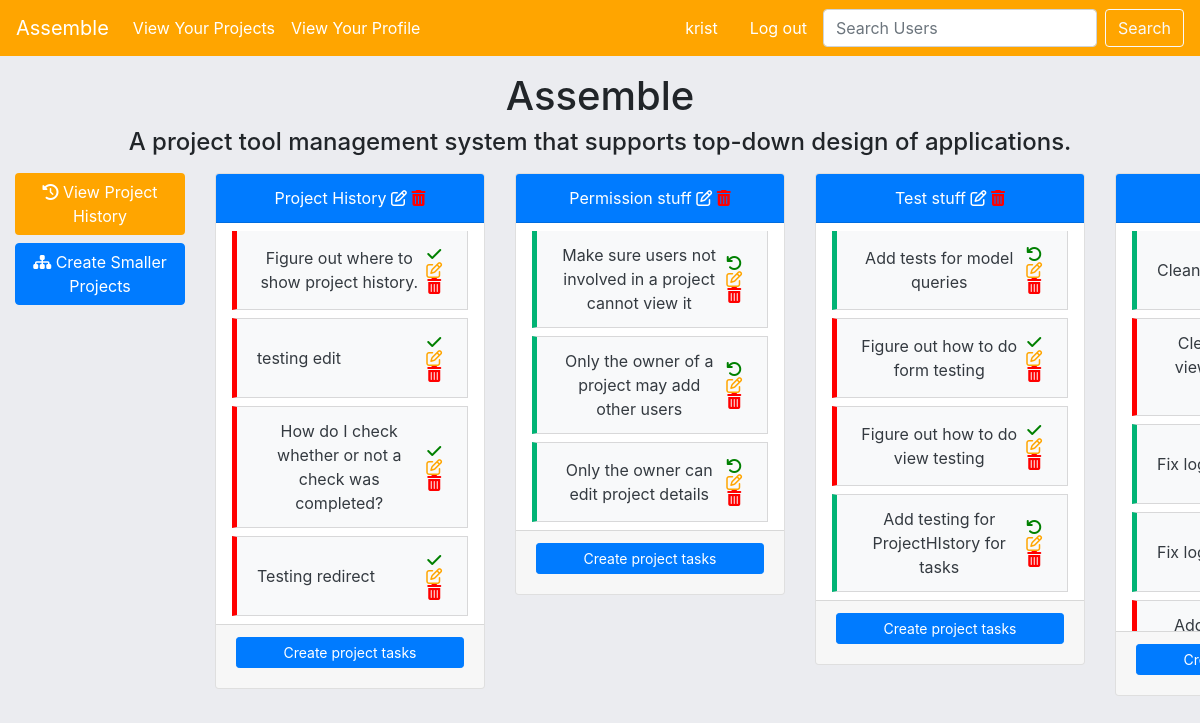
/project-list/project-detail/assemble/ (signed in), run on an earlier commit of the app's database.
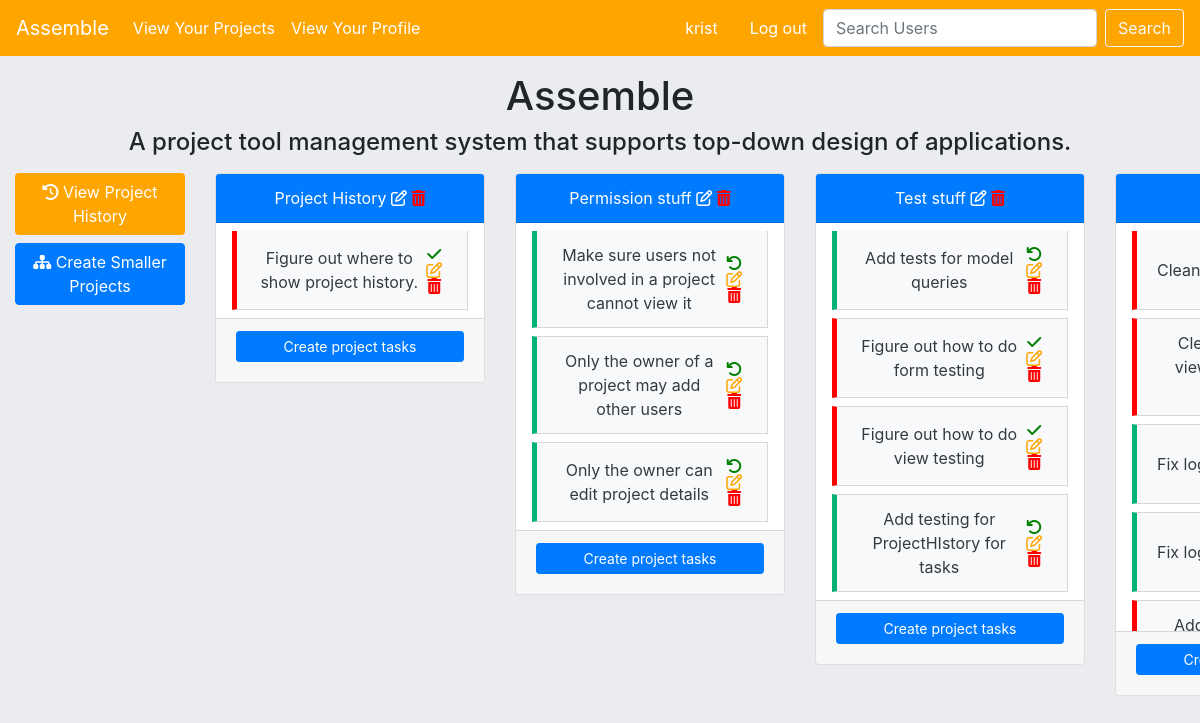
And on a later commit of the database.
### assemble/models.py (models this page shows, shortened)
class ProjectComponent(models.Model):
    name = models.CharField(max_length=200) # can change this
    slug = models.SlugField(max_length=100,unique=True,blank=True,null=True)
    completed = models.BooleanField(default=False) # can change this
    task = models.ForeignKey('self',null=True,default=None,related_name="component",
                             on_delete=models.CASCADE)
    project = models.ForeignKey(Project,on_delete=models.CASCADE)

### assemble/views.py (the view)
# urls.py: path('project-list/project-detail/<project_slug>/',views.project_detail_view,name="project-detail"),
@login_required
def project_detail_view(request,project_slug):
    is_me = Profile.objects.get(user=request.user)
    project = Project.objects.filter(user=is_me).get(slug=project_slug)
    project_components = ProjectComponent.objects.filter(project__name=project).filter(task=None)
    context = {
        'project':project,
        'project_components':project_components,
    }
    return render(request,'assemble/project_detail.html',context)

### assemble/models.py (called while the page is built)
    def __str__(self):
        return self.name

### templates/assemble/project_detail.html (shortened to what this page needs)
{% extends 'assemble/base.html' %}
{% load crispy_forms_tags %}
{% block content %}
<div class="container text-center my-3">
    <h1 id="project-name">{{ project.name }}</h1>
    <h4>{{project.description}}</h4>
</div>
    <div class="row text-center flex-nowrap">
        <div class="col-md-2">
            <a class="btn btn-orange text-white mb-2" href="{% url 'project-history' project.id %}"><i class="fa fa-history"></i> View Project History</a>
            <a class="btn btn-primary text-white mb-2" href="{% url 'project-component-create' project.slug %}"><i class="fa fa-sitemap"></i> Create Smaller Projects</a>
        </div>
        {% for component in project_components %}
            <div class="col-md-3 mb-2">
                <div class="card text-white" >
                    <div class="card-header bg-primary mb-2">
                        {{ component.name }}  <a href="{% url 'edit-details' component.id %}"><span style="color:white;font-size:1rem;"><i class="fa fa-edit"></i></span></a>
                        <a href="{% url 'delete-task' component.id %}"><span style="color:red;font-size:1rem;"><i class="fa fa-trash"></i></span></a>
                    </div>
                    <div class="list-group">
                        <ul id="list-{{component.id}}" class="list-group px-3" style="overflow-y:scroll;max-height:400px;">
                            {% for task in component.component.all %}
                                {% if task.completed == True %}
                                    <li id="task-{{task.id}}"class="list-group-item d-flex justify-content-between align-items-center mb-2 rounded-0 bg-light completed">
                                        <span class="text-dark">{{task.name}}</span>
                                        <span class="badge d-flex flex-column">
                                            <a class="finish-task " style="cursor:pointer;" id="{{task.id}}"><span style="color:green;font-size:1rem;"><i class="fa fa-undo"></i></span></a>
                                            <a class="edit-task" id="{{task.id}}" style="cursor:pointer;"><span style="color:orange;font-size:1rem;"><i class="fa fa-edit"></i></span></a>
                                            <a class="delete-task" style="cursor:pointer;" id="{{task.id}}"><span style="color:red;font-size:1rem;"><i class="fa fa-trash"></i></span></a>
                                        </span>
                                    </li>
                                {% else %}
                                    <li id="task-{{task.id}}" class="list-group-item d-flex justify-content-between align-items-center mb-2 rounded-0 bg-light uncompleted">
                                        <span class="text-dark">{{task.name}}</span>
                                        <span class="badge d-flex flex-column">
                                            <a class="finish-task" style="cursor:pointer;" id="{{task.id}}"><span style="color:green;font-size:1rem;"><i class="fa fa-check"></i></span></a>
                                            <a class="edit-task" id="{{task.id}}" style="cursor:pointer;"><span style="color:orange;font-size:1rem;"><i class="fa fa-edit"></i></span></a>
                                            <a style="cursor:pointer;" class="delete-task" id="{{task.id}}"><span style="color:red;font-size:1rem;"><i class="fa fa-trash"></i></span></a>
                                        </span>
                                    </li>
                                {% endif %}
                            {% endfor %}
                        </ul>
                        <div class="card-footer">
                            <button class="show-form-button btn btn-primary text-white btn-sm mb-2 btn-block" id="{{component.id}}">Create project tasks</button>
                        </div>
                    </div>
                </div>
            </div>
        {% endfor %}
    </div>
{% endblock content %}

What changed in the data, as far as the page shows it:
removed ProjectComponent: name "testing edit", shown under "Project History"
removed ProjectComponent: name "How do I check whether or not a check was completed?", shown under "Project History"
removed ProjectComponent: name "Testing redirect", shown under "Project History"
changed ProjectComponent "Clean…": completed True → False (drawn)
